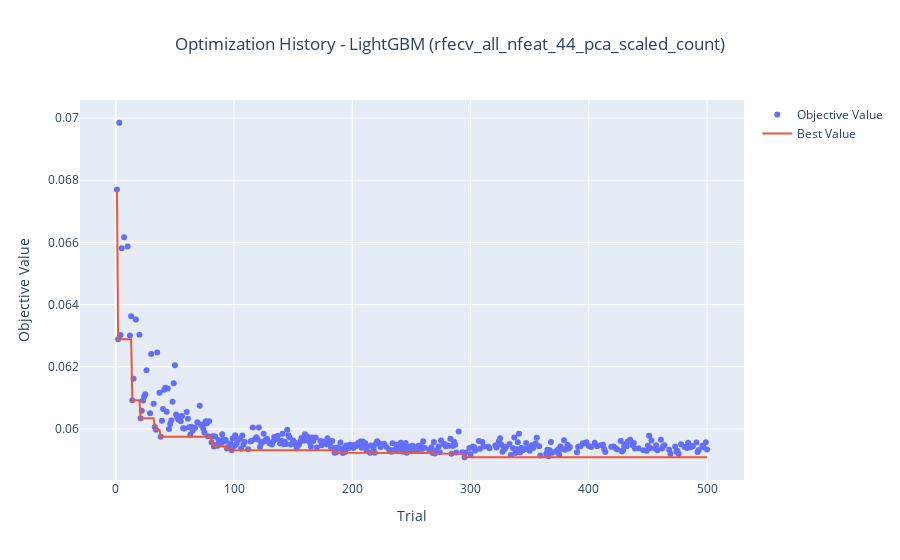

Here is the notebook cell this chart was saved with:
### Markdown cell above
### Optuna Optimization History

### Code cell
if loaded_study:
    try:
        fig_hist = optuna.visualization.plot_optimization_history(loaded_study)
        fig_hist.update_layout(title_text=f"Optimization History - {MODEL_NAME_FOR_ANALYSIS} ({SELECTED_FEATURES_FILENAME_FOR_ANALYSIS})", title_x=0.5)
        fig_hist.show()
    except Exception as e:
        logging.error(f"Could not plot optimization history: {e}")
else:
    logging.warning("Optuna study not loaded. Skipping optimization history plot.")

### Figure 1 — Plotly figure (JSON) as saved in the notebook; plotly's stock layout.template omitted (floating-point values rounded to 4 significant figures; data arrays with more than 128 entries replaced by an {"elided": "..."} marker saying what was removed)
{"data": [{"mode": "markers", "name": "Objective Value", "type": "scatter", "x": {"elided": "500 int values"}, "y": {"elided": "500 float values"}}, {"mode": "lines", "name": "Best Value", "type": "scatter", "x": {"elided": "501 int values"}, "y": {"elided": "501 float values"}}, {"marker": {"color": "#cccccc"}, "mode": "markers", "name": "Infeasible Trial", "showlegend": false, "type": "scatter", "x": [], "y": []}], "layout": {"title": {"text": "Optimization History - LightGBM (rfecv_all_nfeat_44_pca_scaled_count)", "x": 0.5}, "xaxis": {"title": {"text": "Trial"}}, "yaxis": {"title": {"text": "Objective Value"}}}}
